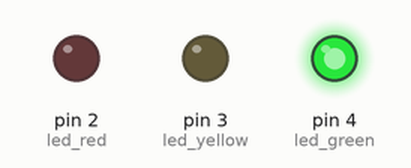
Bench run of a sketch on a simulated Arduino Uno, built with avr-gcc and run on an emulated ATmega328P. Parts: output pins drawn as LEDs (lit = HIGH).

Above: at 1.0 s.
At 3.0 s:
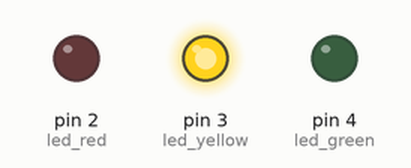
At 5.0 s:
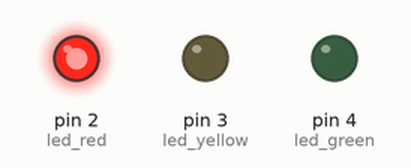
Timing chart, 0 to 7.8 s (numbered marks = the images above):
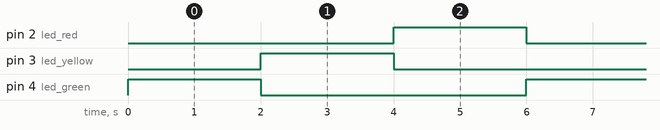

The sketch:

001_traffic_lights.ino
```cpp
#define led_green 4 //녹색 LED
#define led_yellow 3 //노란색 LED
#define led_red 2 //빨강색 LED

void setup() {
  pinMode(led_green,OUTPUT);
  pinMode(led_yellow,OUTPUT);
  pinMode(led_red,OUTPUT);
}

void loop() {
  //2초동안 녹색 LED가 켜진다
  digitalWrite(led_green,HIGH);
  digitalWrite(led_yellow,LOW);
  digitalWrite(led_red,LOW);
  delay(2000);
  //2초동안 노란색 LED가 켜진다
  digitalWrite(led_green,LOW);
  digitalWrite(led_yellow,HIGH);
  digitalWrite(led_red,LOW);
  delay(2000);
  //2초동안 빨간색 LED가 켜진다
  digitalWrite(led_green,LOW);
  digitalWrite(led_yellow,LOW);
  digitalWrite(led_red,HIGH);
  delay(2000);
}
```

Measured:
- by itself, pin 2 (led_red), pin 3 (led_yellow), pin 4 (led_green): alternates HIGH for 2.0 s and LOW for 4.0 s
- by itself, everything shown: repeats every 6.0 s, in 3 steps
